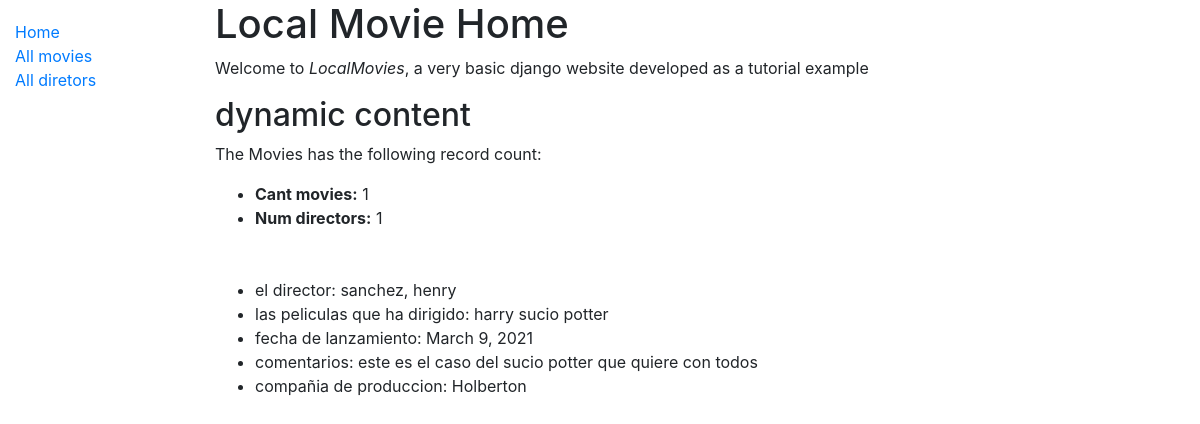
The app's page /catalog/, older data.
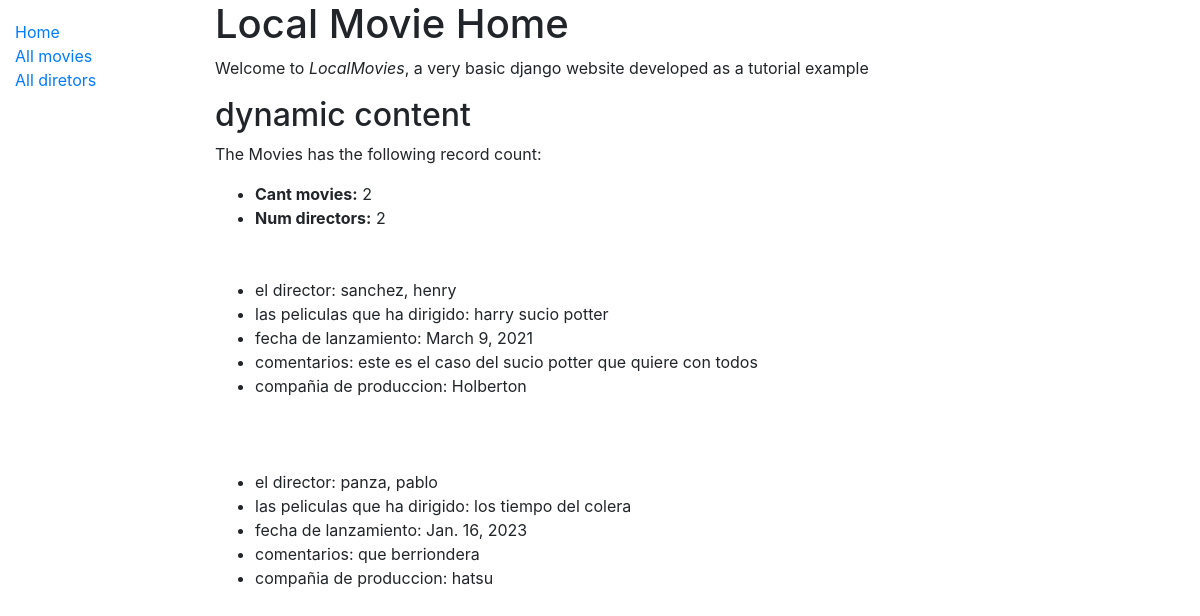
The same page, newer data.
### catalog/models.py (models this page shows, shortened)
class Movie(models.Model):
    title = models.CharField(max_length=100, help_text='titulo de la pelicula')
    Release = models.DateField(null=True, blank=True)
    director = models.ForeignKey('Director', on_delete=models.SET_NULL, null=True)
    summary = models.TextField(max_length=100, help_text='descripcion de la pelicula')
    company = models.CharField(max_length=100, help_text='agrega el nombre de la compañia de produccion')
    genre = models.ManyToManyField(Genre)

class Director(models.Model):
    first_name = models.CharField(max_length=100)
    last_name = models.CharField(max_length=100)
    date_of_birth = models.DateField(null=True, blank=True)
    date_of_death = models.DateField('Died', null=True, blank=True)
    def __str__(self):
        return '%s, %s' % (self.last_name, self.first_name)

### catalog/views.py (the view)
def index(request):
    all_movies = Movie.objects.all()
    num_instance = MovieInstance.objects.all().count()
    num_directors = Director.objects.all().count()
    return render(
        request,
        'index.html',
        context={
            'num_directors': num_directors,
            'num_instance': num_instance,
            'all_movies': all_movies
        }
    )

### catalog/templates/index.html
{% extends "base_generic.html" %}
{% block content %}
<h1>Local Movie Home</h1>
<p>Welcome to <em>LocalMovies</em>, a very basic django website developed as a tutorial example</p>
<h2>dynamic content</h2>
<p>The Movies has the following record count:</p>
<ul>
    <li><strong>Cant movies:</strong> {{ num_instance }} </li>
    <li><strong>Num directors:</strong> {{ num_directors }} </li>
    <br><br>
    {% for x in all_movies %}
    <li>el director: {{ x.director }}</li>
    <li>las peliculas que ha dirigido: {{ x.title }}</li>
    <li>fecha de lanzamiento: {{ x.Release }}</li>
    <li>comentarios: {{ x.summary }}</li>
    <li>compañia de produccion: {{ x.company }}</li>
    <br>
    <br><br>
    {% endfor %}
</ul>
{% endblock %}

### catalog/templates/base_generic.html (shortened to what this page needs)
<!DOCTYPE html>
<html lang="en">
<head>
    <link rel="stylesheet" href="https://maxcdn.bootstrapcdn.com/bootstrap/4.0.0/css/bootstrap.min.css">
    {% load static %}
    <link rel="stylesheet" href="{% static 'css/styles.css' %}">
</head>
<body>
    <div class="container-fluid">
        <div class="row">
            <div class="col-sm-2">
                {% block sidebar %}
                <ul class="sidebar-nav">
                    <li><a href="{% url 'index' %}">Home</a></li>
                    <li><a href="">All movies</a></li>
                    <li><a href="">All diretors</a></li>
                </ul>
                {% endblock %}
            </div>
            <div class="col-sm-10">
                {% block content %}{% endblock %}
            </div>
        </div>
    </div>
</body>
</html>

### catalog/static/css/styles.css (style rules this page uses)
.sidebar-nav { margin-top: 20px; padding: 0; list-style: none; }

Row changes from the older to the newer data that the page shows:
added Movie: director "panza, pablo", title "los tiempo del colera", Release "Jan. 16, 2023", summary "que berriondera", company "hatsu"
Text that changed along with them:
{{ num_instance }}: "1" → "2"
{{ num_directors }}: "1" → "2"
